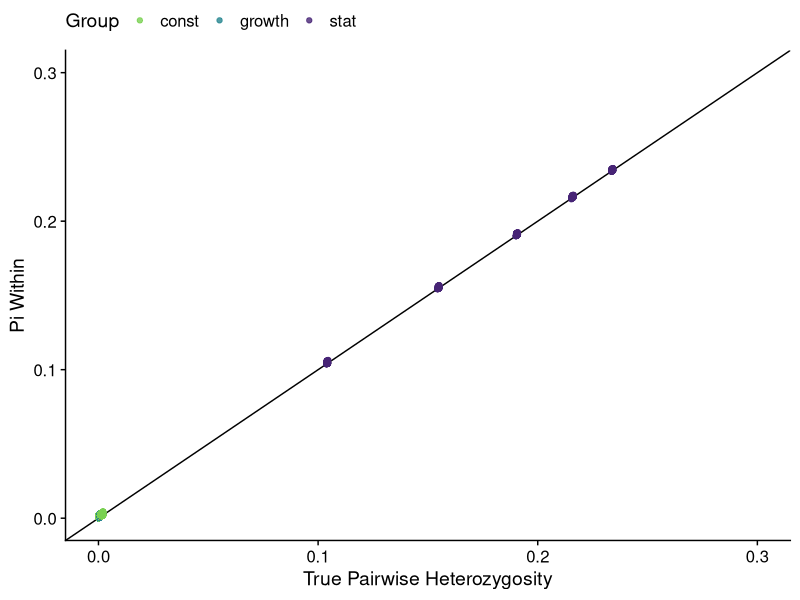
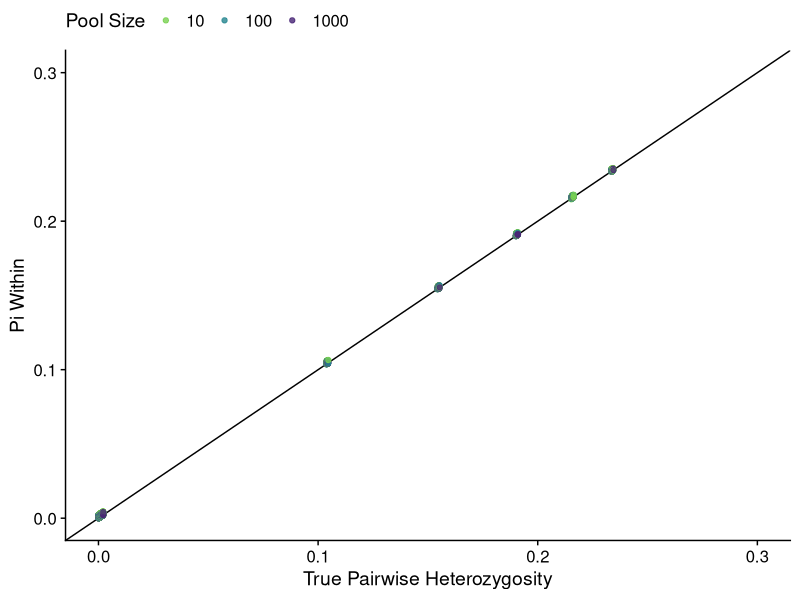
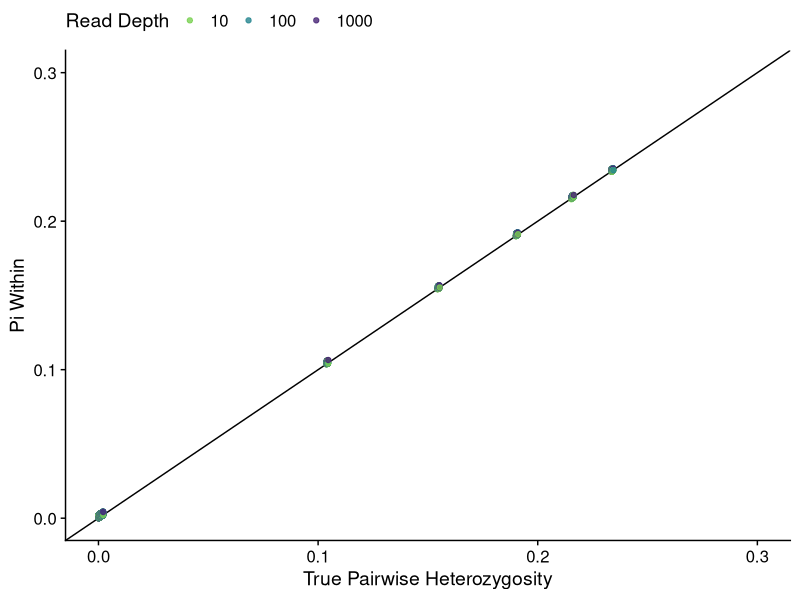
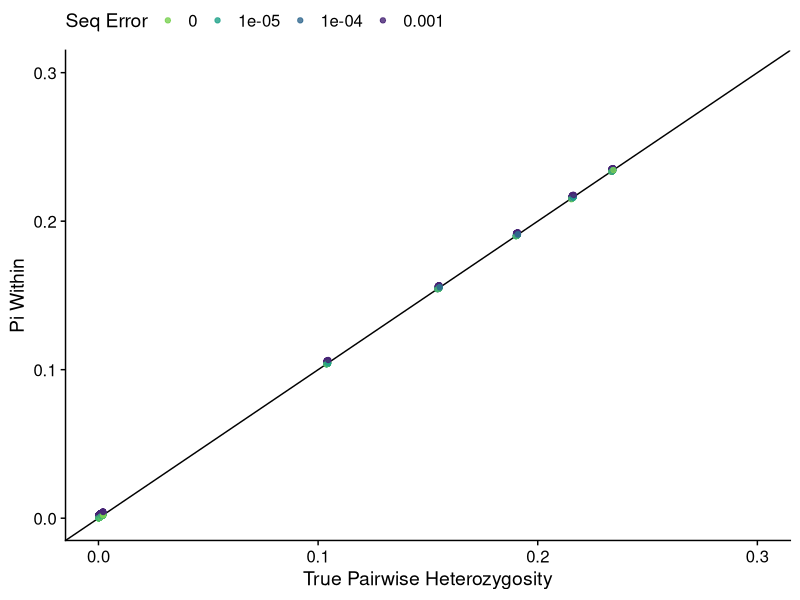
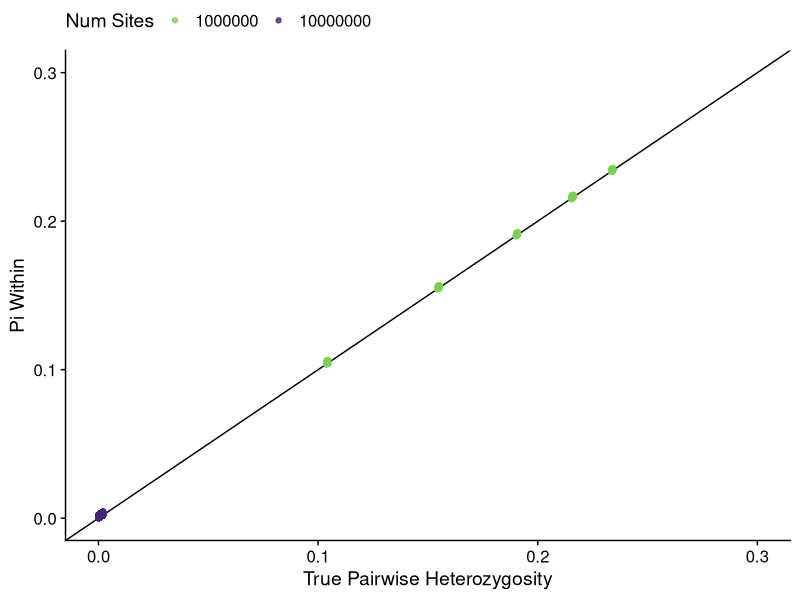

These charts were generated, in order, by the following R code:
#Basic plotting
library(ggplot2)
library(cowplot)
#library(tidyverse)
theme_set(theme_cowplot())
suppressMessages(library(viridis))
library(stringr)

data <- read.csv("sim_results_pi.csv")
data$group <- ifelse(
    grepl("const", data$fname),
    "const",
    ifelse(
        grepl("growth", data$fname),
        "growth",
        "stat"
    )
)
#head(data)

# Make a plot. R is trying to be funny again - the way we get color grouping with factors to work
# is by string evaluation of the string "factor(column)"... WTF
make_plot <- function( ax, ay, ag, fact, tx, ty ) {
    tt = str_to_title(str_replace(ag, "_", " "))

    # Holy craps, we need to find the number of levels from a column specified as a string...
    # Who invented this language?
    # numlvl = eval(parse(text=paste0( "levels(factor(data$",ag,"))")))
    # numlvl = eval(paste0( "levels(factor(data$",ag,"))"))

    # Nope neither works, try something else. Double brackets apparently make a column
    # addressable by string. So obvious.
    numlvl = nlevels(factor(data[[ag]]))
    if( fact ){
        # print(levels(factor(data[[ag]])))
        # sorted_labels <- paste(sort(as.double(levels(factor(data[[ag]])))))
        # print(sorted_labels)
        # data[[ag]] <- factor(data[[ag]], levels = sorted_labels)
        ag=paste0("factor(",ag,")")
    }

    # Plot stuff. We place the legend not at the side, as that seems to be the easiest way
    # to get all plots to have the same actual width of the plot, without having to put them
    # all into the same grid... https://stackoverflow.com/q/16255579/4184258 screw R.
    # Also, there are some points that are marginally outside of the range... let's keep them
    # by transforming the coordinates instead of limiting the axes. Why oh why.
    ggplot(data, aes_string(x=ax, y=ay, color=ag)) +
        geom_abline(slope=1) +
        geom_point() +
        scale_color_manual(
            values=viridis::viridis(numlvl, alpha = 0.8, begin = 0.1, end = 0.8, direction = -1)
        ) +
        # xlim(0, 0.5) +
        # ylim(-0.1, 0.5) +
        coord_cartesian(xlim=c(0, 0.3), ylim=c(0, 0.3)) +
        xlab(tx) +
        ylab(ty) +
        labs(color=tt) +
        theme(legend.position = "top")
    ggsave(paste0("pi_plot/",ax,"-",ay,"-",ag,".png"), bg="white", width=8, height=8)
}

########################################################################################################
# Group const/stat
########################################################################################################

print( "At group" )

make_plot(
    "true_pairwise_het", "est_pi_within", "group", FALSE,
    "True Pairwise Heterozygosity", "Pi Within"
)

########################################################################################################
# Factor groups
########################################################################################################

for (ag in c( "pool_size", "read_depth", "seq_error", "num_sites" )) {

    # Even the print statement can't take a list of stuff, we need the super obviously named
    # paste0 here to get this to work. All right, R, keep your secrets.
    print(paste0( "At ", ag ))

    make_plot(
        "true_pairwise_het", "est_pi_within", ag, TRUE,
        "True Pairwise Heterozygosity", "Pi Within"
    )

}

warnings()
